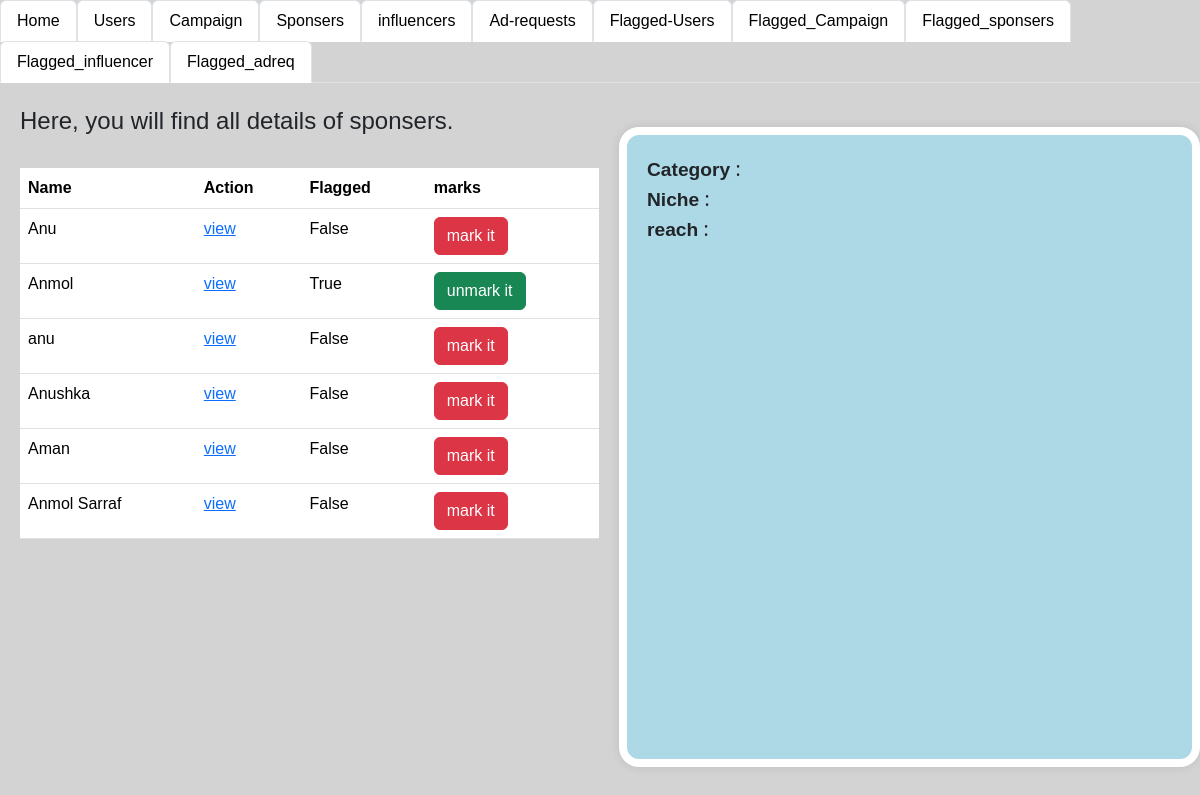
/admin_info, run on the app's committed database.
### app.py (models this page shows)
class influencer(db.Model):
    __tablename__='influcener'
    influencer_id=db.Column(db.Integer,primary_key=True,autoincrement=True)
    name=db.Column(db.String,db.ForeignKey(user.username))
    Category=db.Column(db.String)
    Niche=db.Column(db.String)
    reach=db.Column(db.Integer)
    user_id=db.Column(db.Integer,db.ForeignKey(user.user_id))
    photo_path = db.Column(db.String)
    flagged_info=db.Column(db.Boolean, default=False)

### app.py (the view)
@app.route("/admin_info",methods=["GET"])
def admin_info():
    infodata=db.session.query(influencer).all()
    info12=None
    return render_template("admin_info.html",infodata=infodata,info12=info12)

### templates/admin_info.html (shortened to what this page needs)
<!DOCTYPE html>
<html lang="en">
<head>
    <link rel="stylesheet" href="\static\style.css">
    <link href="https://cdn.jsdelivr.net/npm/bootstrap@5.3.3/dist/css/bootstrap.min.css" rel="stylesheet">
</head>
<body style="background-color: lightgray;">
  <ul class="nav nav-tabs">
    <li class="nav-item">
      <a class="nav-link active" aria-current="page" href="/login">Home</a>
    </li>
    <li class="nav-item">
      <a class="nav-link active" aria-current="page" href="/login_users">Users</a>
    </li>
    <li class="nav-item">
      <a class="nav-link active" aria-current="page" href="/login_camp" >Campaign</a>
    </li>
    <li class="nav-item">
      <a class="nav-link active" aria-current="page" href="/admin_spons" >Sponsers</a>
    </li>
    <li class="nav-item">
      <a class="nav-link active" aria-current="page" href="/admin_info" >influencers</a>
    </li>
    <li class="nav-item">
      <a class="nav-link active" aria-current="page" href="/admin_adreq" >Ad-requests</a>
  </li>
  <li class="nav-item">
    <a class="nav-link active" aria-current="page" href="/login_users/flag">Flagged-Users</a>
  </li>
    <li class="nav-item">
      <a class="nav-link active" aria-current="page" href="/login_camp/flag" >Flagged_Campaign</a>
    </li>
    <li class="nav-item">
      <a class="nav-link active" aria-current="page" href="/login_spons/flag" >Flagged_sponsers</a>
    </li>
    <li class="nav-item">
      <a class="nav-link active" aria-current="page" href="/admin_info/flag" >Flagged_influencer</a>
    </li>
    <li class="nav-item">
      <a class="nav-link active" aria-current="page" href="/admin_adreq/flag" >Flagged_adreq</a>
    </li>
  </ul>
  <div class="seperate">
    <div style="width: 50%; margin-left: 20px;">
        <h4>Here, you will find all details of sponsers.</h4><br>
        <table class="table table-hover">
          <tr>
            <th>Name</th>
            <th>Action</th>
            <th>Flagged</th>
            <th>marks</th>
          </tr>
            {% for i in infodata %}
          <tr>
            <td>{{i.name}}</td>
            <td><a href="/admin_info/{{i.influencer_id}}">view</a></td>
            <td>{{i.flagged_info}}</td>
            {% if i.flagged_info == false %}
            <td><a class="btn btn-danger" href="/admin_info_flag/{{i.influencer_id}}">mark it</a></td>
            {% else %}
            <td><a class="btn btn-success" href="/admin_info_flag_false/{{i.influencer_id}}">unmark it</a></td>
            {% endif %}
        </tr>
            {% endfor %}
        </table>
    </div >
    <div class="admin_camp_details">
     <b> Category </b>: {{info12.Category }}<br>
     <b> Niche </b>: {{info12.Niche}}<br>
     <b> reach </b>: {{info12.reach}}<br>
    </div>
  </div>
</body>
</html>

### static/style.css (style rules this page uses)
* { font-family:Tahoma, Geneva, Verdana, sans-serif; height: auto; }
.seperate { display: flex; }
.admin_camp_details { font-family: 'Segoe UI'; font-size: larger; text-align:start; align-items: center; border-radius: 20px; height: 80vh; width: 50%; margin-left: 20px; border: 8px solid white; background-color:lightblue; padding: 20px; box-shadow: 0 0 10px rgba(0, 0, 0, 0.1); margin-top: 20px; }

### data on the page
influencer: name "Anu", flagged_info "False"
influencer: name "Anmol", flagged_info "True"
influencer: name "anu", flagged_info "False"
influencer: name "Anushka", flagged_info "False"
influencer: name "Aman", flagged_info "False"
influencer: name "Anmol Sarraf", flagged_info "False"
